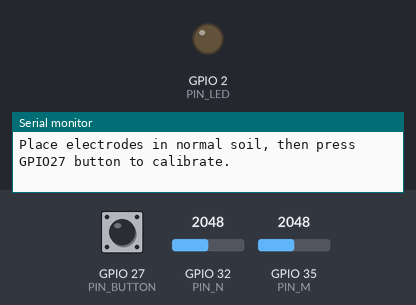
Simulated run of this sketch. Board: ESP32. On the bench: output pins drawn as LEDs (lit = HIGH), the last lines printed to the serial monitor. Inputs (shaded band) come from the test bench; at power-on: GPIO 27 (PIN_BUTTON) HIGH, GPIO 32 (PIN_N) = 2048, GPIO 35 (PIN_M) = 2048 (analog values on the 0–4095 scale). WiFi joins after 1.5 s; servers stay silent unless stated; uploads are accepted with an empty reply.

Above: at 1.2 s.
1.3 s: GPIO 27 (PIN_BUTTON) pulled LOW for 0.15 s
3.8 s: GPIO 32 (PIN_N) set to 2774
5.3 s: GPIO 32 (PIN_N) set to 2847
At 6.9 s:
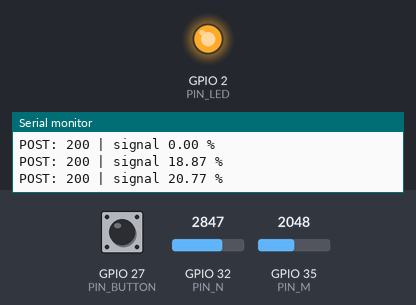
7.6 s: GPIO 32 (PIN_N) set to 2047
At 9.1 s:
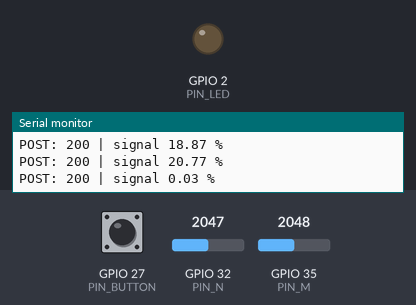
9.6 s: GPIO 32 (PIN_N) set to 1330
11.3 s: GPIO 32 (PIN_N) set to 1219
At 13.4 s:
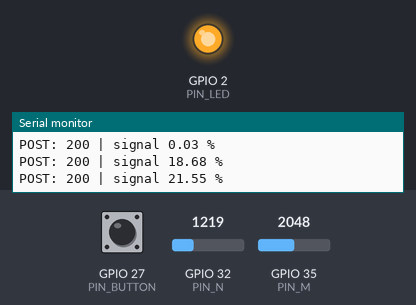
Timing chart, 0 to 14.7 s (numbered marks = the images above; inputs shaded):
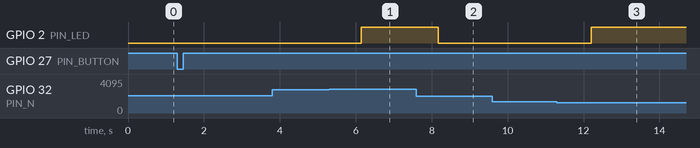

The sketch:

berel_arheoscan.ino
```cpp
#include <WiFi.h>
#include <HTTPClient.h>
#include <math.h>
#include "config.h" // Copy config.example.h to config.h and edit it first.

// Transport + raw ADC example for original ESP32 DevKit. Not a validated resistivity instrument.
// Replace readSoilSignal() with your existing calibrated measurement algorithm when available.
constexpr int PIN_A=34, PIN_M=35, PIN_N=32, PIN_BUTTON=27, PIN_LED=2;
float baseline=0;
bool calibrated=false, previousButton=false;
unsigned long lastSend=0, lastWiFiAttempt=0;
float readSoilSignal(){
  float sum=0;
  for(int i=0;i<32;i++){
    const float m=analogReadMilliVolts(PIN_M);
    const float n=analogReadMilliVolts(PIN_N);
    sum += fabsf(m-n);
    delay(3);
  }
  // Relative ADC display scale only, not resistance or artifact identification.
  return constrain((sum/32.0f)/3100.0f*100.0f,0.0f,100.0f);
}
void setup(){
  Serial.begin(115200);pinMode(PIN_BUTTON,INPUT_PULLUP);pinMode(PIN_LED,OUTPUT);
  analogReadResolution(12);analogSetPinAttenuation(PIN_A,ADC_11db);
  analogSetPinAttenuation(PIN_M,ADC_11db);analogSetPinAttenuation(PIN_N,ADC_11db);
  WiFi.mode(WIFI_STA);WiFi.begin(WIFI_SSID,WIFI_PASSWORD);
  Serial.println("Place electrodes in normal soil, then press GPIO27 button to calibrate.");
}
void loop(){
  const bool pressed=digitalRead(PIN_BUTTON)==LOW;
  if(pressed&&!previousButton){
    baseline=0;for(int i=0;i<5;i++)baseline+=readSoilSignal();baseline/=5.0f;
    calibrated=true;Serial.printf("Baseline: %.2f %%\n",baseline);
  }
  previousButton=pressed;
  if(WiFi.status()!=WL_CONNECTED){
    if(millis()-lastWiFiAttempt>10000){lastWiFiAttempt=millis();WiFi.reconnect();}
    delay(20);return;
  }
  if(!calibrated||millis()-lastSend<2000){delay(20);return;}
  lastSend=millis();const float signal=readSoilSignal();
  digitalWrite(PIN_LED,fabsf(signal-baseline)>=20.0f?HIGH:LOW);
  // No GPS coordinates are sent until a real GPS or verified manual location is added.
  String payload="{\"pointId\":\""+String(POINT_ID)+"\",\"signal\":"+String(signal,2)+",\"baseline\":"+String(baseline,2);
  if(strlen(MOUND_ID)>0)payload+=",\"moundId\":\""+String(MOUND_ID)+"\"";
  payload+="}";
  WiFiClient client;HTTPClient http;
  if(http.begin(client,SERVER_URL)){
    http.setConnectTimeout(3000);http.setTimeout(3000);
    http.addHeader("Content-Type","application/json");http.addHeader("X-Device-Token",DEVICE_TOKEN);
    const int code=http.POST(payload);Serial.printf("POST: %d | signal %.2f %%\n",code,signal);
    if(code>0&&code!=201)Serial.println(http.getString());
    http.end();
  }
}
```

config.example.h
```cpp
#pragma once
const char* WIFI_SSID = "YOUR_WIFI_NAME";
const char* WIFI_PASSWORD = "YOUR_WIFI_PASSWORD";
// Computer LAN IP, not localhost. ESP32 and the computer must share a network.
const char* SERVER_URL = "http://192.168.1.100:3000/api/measurements";
const char* DEVICE_TOKEN = "CHANGE_TO_THE_SAME_TOKEN_AS_SERVER";
const char* POINT_ID = "B-07";
const char* MOUND_ID = ""; // Set from your verified field records; no invented mound location.
```

Measured:
- the behaviour switches between 2816 and 2817 on GPIO 32 (PIN_N) (found by bisection; images 0 and 1)
- the behaviour switches between 1280 and 1279 on GPIO 32 (PIN_N) (found by bisection; images 2 and 3)
- after the input at 5.3 s, GPIO 2 (PIN_LED): LOW → HIGH after 0.85 s
- after the input at 7.6 s, GPIO 2 (PIN_LED): HIGH → LOW after 0.57 s
- after the input at 11.3 s, GPIO 2 (PIN_LED): LOW → HIGH after 0.90 s
